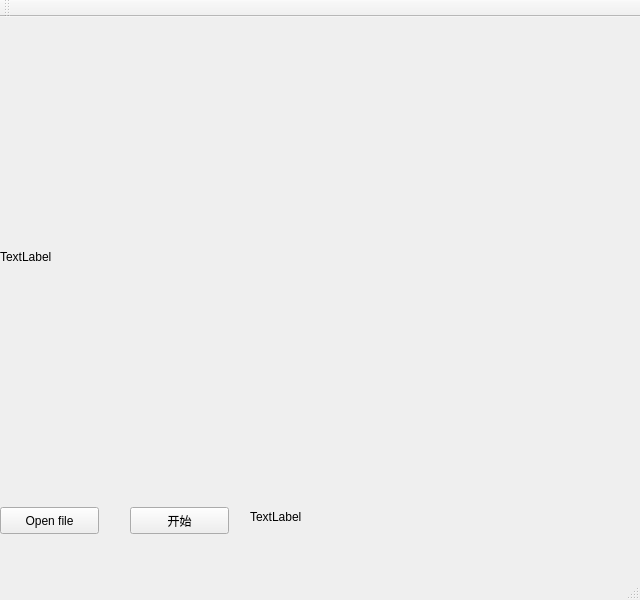
<?xml version="1.0" encoding="UTF-8"?>
<ui version="4.0">
 <class>MainWindow</class>
 <widget class="QMainWindow" name="MainWindow">
  <property name="geometry">
   <rect>
    <x>0</x>
    <y>0</y>
    <width>640</width>
    <height>600</height>
   </rect>
  </property>
  <property name="windowTitle">
   <string>MainWindow</string>
  </property>
  <widget class="QWidget" name="centralWidget">
   <widget class="QLabel" name="label">
    <property name="geometry">
     <rect>
      <x>0</x>
      <y>0</y>
      <width>640</width>
      <height>480</height>
     </rect>
    </property>
    <property name="text">
     <string>TextLabel</string>
    </property>
   </widget>
   <widget class="QPushButton" name="pushButton">
    <property name="geometry">
     <rect>
      <x>0</x>
      <y>490</y>
      <width>99</width>
      <height>27</height>
     </rect>
    </property>
    <property name="text">
     <string>Open file</string>
    </property>
   </widget>
   <widget class="QPushButton" name="start">
    <property name="geometry">
     <rect>
      <x>130</x>
      <y>490</y>
      <width>99</width>
      <height>27</height>
     </rect>
    </property>
    <property name="text">
     <string>开始</string>
    </property>
   </widget>
   <widget class="QLabel" name="label_num">
    <property name="geometry">
     <rect>
      <x>250</x>
      <y>490</y>
      <width>67</width>
      <height>21</height>
     </rect>
    </property>
    <property name="text">
     <string>&lt;html&gt;&lt;head/&gt;&lt;body&gt;&lt;p&gt;TextLabel&lt;/p&gt;&lt;/body&gt;&lt;/html&gt;</string>
    </property>
   </widget>
  </widget>
  <widget class="QMenuBar" name="menuBar">
   <property name="geometry">
    <rect>
     <x>0</x>
     <y>0</y>
     <width>640</width>
     <height>31</height>
    </rect>
   </property>
  </widget>
  <widget class="QToolBar" name="mainToolBar">
   <attribute name="toolBarArea">
    <enum>TopToolBarArea</enum>
   </attribute>
   <attribute name="toolBarBreak">
    <bool>false</bool>
   </attribute>
  </widget>
  <widget class="QStatusBar" name="statusBar"/>
 </widget>
 <layoutdefault spacing="6" margin="11"/>
 <resources/>
 <connections/>
</ui>
